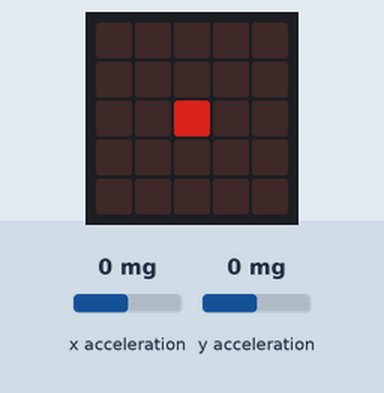
Bench run of a program on a simulated BBC micro:bit running MicroPython. Parts: the board's 5×5 LED display. The inputs (shaded band) are chosen by the test bench; at power-on: x acceleration 0 mg, y acceleration 0 mg. Dim RGB values are drawn brighter than linear.

Above: at 1.2 s.
1.3 s: x acceleration set to -1440 mg
At 2.8 s:
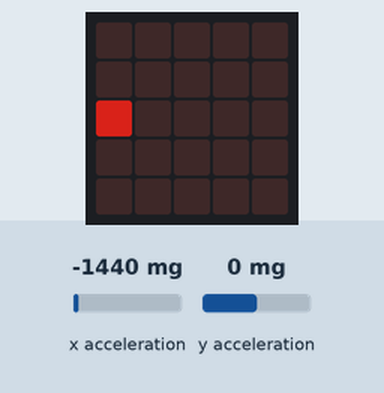
3.1 s: y acceleration set to 46 mg
At 5.5 s:
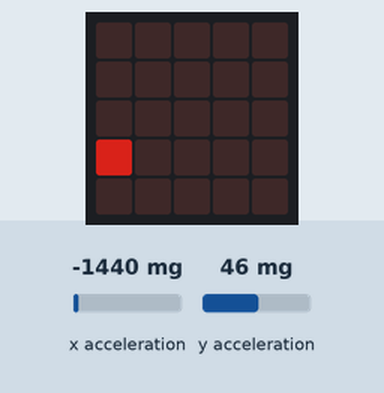
5.9 s: x acceleration set to 30 mg
At 6.53 s:
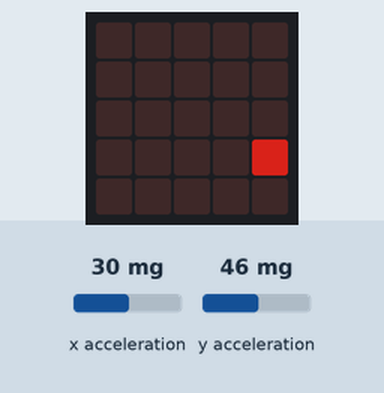
7.8 s: y acceleration set to -750 mg
At 9.61 s:
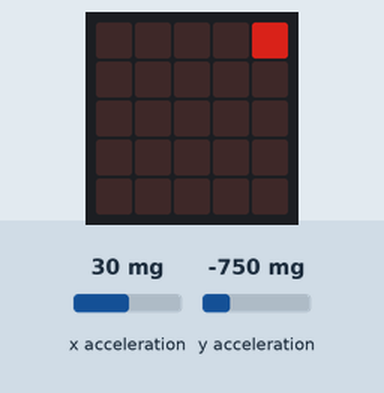
10.3 s: y acceleration set to 0 mg
At 12.78 s:
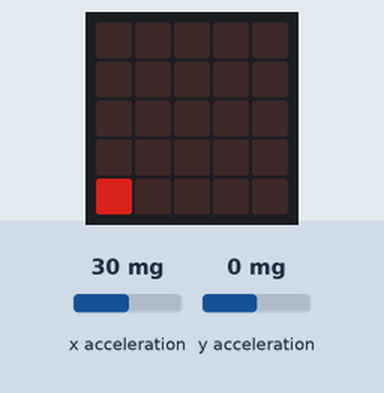
13.0 s: x acceleration set to 0 mg
At 14.66 s:
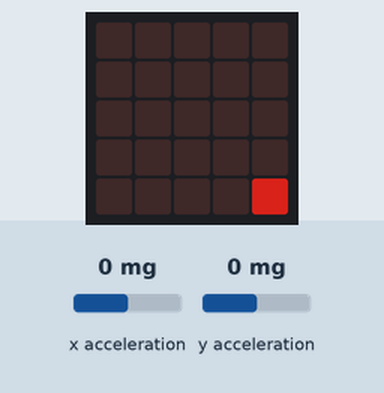

Measured:
- after the input at 1.3 s, the display: first changes at once (image 1 shows a later state)
- after the input at 3.1 s, the display: changes after 0.27 s (image 2)
- after the input at 5.9 s, the display: first changes after 0.17 s (image 3 shows a later state)
- after the input at 7.8 s, the display: first differs from a run without the input after 0.11 s (image 4 shows a later state)
- after the input at 10.3 s, the display: first changes after 0.17 s (image 5 shows a later state)
- what the display in image 2 shows lasts 0.7 s, from 5.0 s to 5.7 s
- what the display in image 6 shows lasts 0.4 s, from 14.5 s to 14.9 s

The program:

bouncy_ball.py
```python
"""The aim of this is to make a bouncy ball that feels like it behaves like a physical object trapped inside the micro:bit LED array.

Todo:
    * sound effects?
"""

import microbit as m
import math
import utime

# ######### #
# constants #
# ######### #
# distance between the LEDs so it fits the physical dimensions of the micro:bit LED array
MIN_X = 0.0  # m
MIN_Y = 0.0  # m
MAX_X = 16.5 * 0.001  # m
MAX_Y = 16.5 * 0.001  # m

# number of LEDs in each direction
LED_CNT_X = 5
LED_CNT_Y = 5

# integer 0-9
INTENSITY = 5

# length that one LED represents in X and Y axes
DIV_X = (MAX_X - MIN_X) / LED_CNT_X  # m
DIV_Y = (MAX_Y - MIN_Y) / LED_CNT_Y  # m

# time period of one step
T_MS = 10  # period in ms
T = T_MS * 0.001  # period in s

# non-constant globals
# current position of the ball
X = (MAX_X-MIN_X) / 2
Y = (MAX_Y-MIN_Y) / 2

# current velocity of the ball
V_X = 0.0
V_Y = 0.0

# factor that makes the ball lose energy on collisions. DO NOT put it > 1.
V_BOUNCE_FACTOR = 0.95

def pos_to_cnt(x: float, y: float) -> "Tuple[int, int]":
    """
    Returns:
        LED position that needs to be lit to represent the ball position.
    Raises:
        ValueError if position is out of bounds given by MIN_X, MIN_Y, MAX_X, MAX_Y.
    """
    if not (MIN_X <= x <= MAX_X) or not (MIN_Y <= y <= MAX_Y):
        raise ValueError("Position (x=%.2f, y=%.2f) out of bounds!" % (x, y))
    return (math.floor(x/DIV_X), math.floor(y/DIV_Y))


def step(t: float):
    """Read the x and y acceleration from the accelerometer and "integrate" the next position with the time step t.
    Handle collisions if the position turns out to be outside the boundaries given by MIN_X, MIN_Y, MAX_X, MAX_Y.
    """
    global X, Y, V_X, V_Y
    # get accelerations directly from the accelerometer module
    # *0.001 is to convert them from mm/s**2 to m/s**2
    a_x = m.accelerometer.get_x()*0.001
    a_y = m.accelerometer.get_y()*0.001

    # v_new = v + a * t
    V_X += a_x*t
    V_Y += a_y*t

    # x_new = x + v*t + a*t**2/2
    X = X + V_X*t + a_x*t**2/2
    Y = Y + V_Y*t + a_y*t**2/2

    # ################# #
    # handle collisions #
    # ################# #
    # reverse velocity on collision and reduce it by the V_BOUNCE_FACTOR
    # Could still fail to put the ball inside the designated area when T is too large.
    # Fails if the ball sits in one place near the edge for a long time with "ValueError("Index too large")". I don't know why.
    if X < MIN_X:
        X += 2*(MIN_X-X)
        V_X *= -V_BOUNCE_FACTOR
    if Y < MIN_Y:
        Y += 2*(MIN_Y-Y)
        V_Y *= -V_BOUNCE_FACTOR
    if X > MAX_X:
        X += 2*(MAX_X-X)
        V_X *= -V_BOUNCE_FACTOR
    if Y > MAX_Y:
        Y += 2*(MAX_Y-Y)
        V_Y *= -V_BOUNCE_FACTOR

# main loop
while True:
    start = utime.ticks_ms()  # get the time of the start of evaluation in ms
    im = m.Image(LED_CNT_X, LED_CNT_Y)  # create an empty image
    x, y = pos_to_cnt(X, Y)  # convert the position to the appropriate LED
    im.set_pixel(x, y, INTENSITY)  # set the LED position in the image
    m.display.show(im)  # show the image
    step(T)  # make the physics happen
    to_sleep_ms = T_MS - utime.ticks_diff(utime.ticks_ms(), start)  # calculate how much time we have left in the alloted time period
    if to_sleep_ms >= 0:
        utime.sleep_ms(to_sleep_ms)  # sleep for the rest of the time period
    else:
        raise TimeoutError()
```
